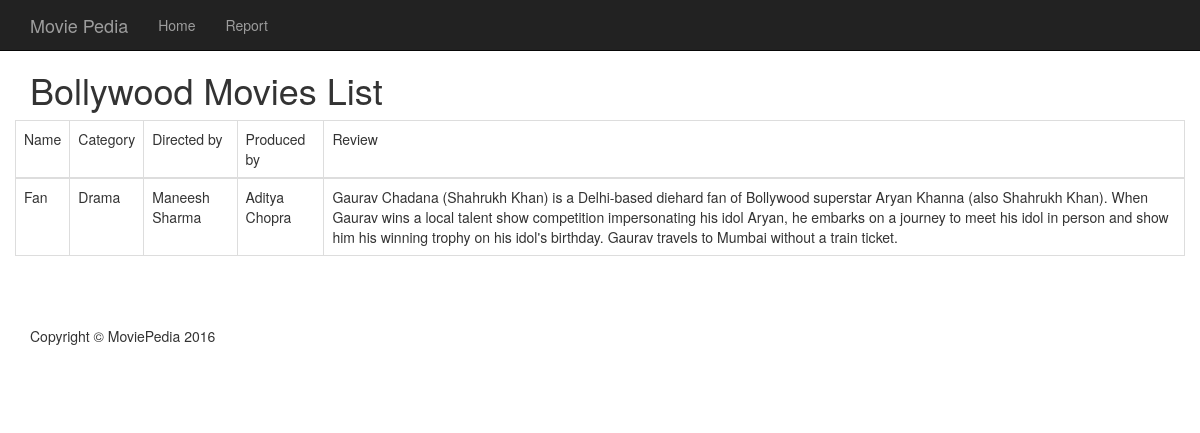
/rp3.php, run on the app's committed database.
### tables this page shows
CREATE TABLE `movies` (
  `id` int(9) NOT NULL AUTO_INCREMENT,
  `categoryname` varchar(255) DEFAULT NULL,
  `moviename` varchar(255) NOT NULL,
  `directedby` varchar(255) DEFAULT NULL,
  `producedby` varchar(255) DEFAULT NULL,
  `industry` varchar(255) DEFAULT NULL,
  `review` text,
  `smallimage` text,
  `largeimage` text,
  `date` datetime DEFAULT NULL,
  PRIMARY KEY (`id`)
);

### rp3.php (the view)
<?php
	include "include/login_check.php";
	include "include/header.php";
	include "include/nav.php";
?>
<div class="row">
	<div class="col-sm-12">
		<h1>Bollywood Movies List</h1>
	</div>
</div>
<div class="row">
	<table class="display table table-bordered table-stript" cellspacing="0" width="100%">
		<thead>
			<tr>
				<td>Name</td>
				<td>Category</td>
				<td>Directed by</td>
				<td>Produced by</td>
				<td>Review</td>
			</tr>
		</thead>
		<tbody>
			<?php
				$res = $mysqli->query("SELECT * FROM movies WHERE industry='Bollywood'");
				while ($row = $res->fetch_assoc()):
			?>
			<tr>
				<td><?php echo $row['moviename']?></td>
				<td><?php echo $row['categoryname']?></td>
				<td><?php echo $row['directedby'];?></td>
				<td><?php echo $row['producedby'];?></td>
				<td><?php echo $row['review'];?></td>
			</tr>
			<?php
				endwhile;
			?>
		</tbody>
	</table>
</div>
<?php
	include "include/footer.php";
?>

### css/style.css (style rules this page uses)
body { padding-top: 50px; }

### data on the page
movies: moviename "Fan", categoryname "Drama", directedby "Maneesh Sharma", producedby "Aditya Chopra", review "Gaurav Chadana (Shahrukh Khan) is a Delhi-based diehard fan of Bollywood superstar Aryan Khanna (also Shahrukh Khan). When Gaurav wins a local talent show competition impersonating his idol Aryan, he embarks on a journey to meet his idol in person and show him his winning trophy on his idol's birthday. Gaurav travels to Mumbai without a train ticket."
